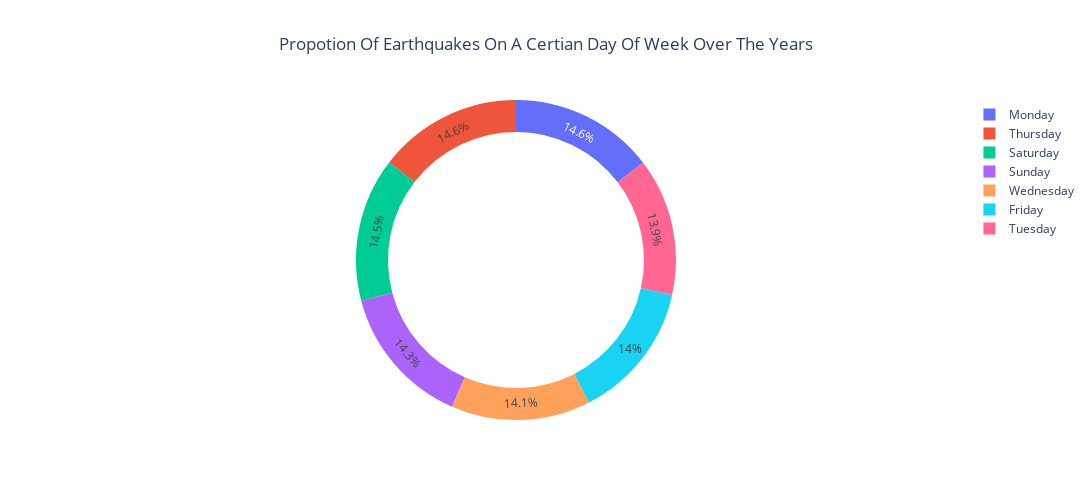

The notebook cell saved with this chart:
### Code cell
# Making the figure
fig = go.Figure(data=[go.Pie(labels=labels, values=values, hole=.8)])

# Updating the layout
fig.update_layout(height=500, 
                  width=1200, 
                  title_text='Propotion Of Earthquakes On A Certian Day Of Week Over The Years', 
                  title_x=0.5)

# Plotting the figure.
fig

### Figure 1 — Plotly figure (JSON) as saved in the notebook; plotly's stock layout.template omitted (floating-point values rounded to 4 significant figures)
{"data": [{"hole": 0.8, "labels": ["Monday", "Thursday", "Saturday", "Sunday", "Wednesday", "Friday", "Tuesday"], "type": "pie", "values": [3420, 3411, 3405, 3359, 3296, 3269, 3252]}], "layout": {"height": 500, "title": {"text": "Propotion Of Earthquakes On A Certian Day Of Week Over The Years", "x": 0.5}, "width": 1200}}
